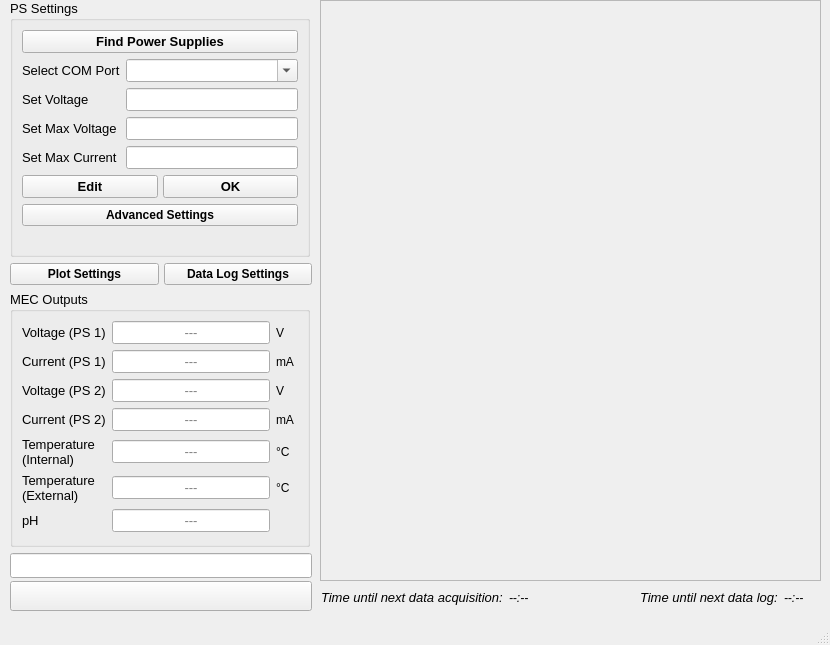
<?xml version="1.0" encoding="UTF-8"?>
<ui version="4.0">
 <class>MainWindow</class>
 <widget class="QMainWindow" name="MainWindow">
  <property name="geometry">
   <rect>
    <x>0</x>
    <y>0</y>
    <width>830</width>
    <height>645</height>
   </rect>
  </property>
  <property name="sizePolicy">
   <sizepolicy hsizetype="Fixed" vsizetype="Fixed">
    <horstretch>0</horstretch>
    <verstretch>0</verstretch>
   </sizepolicy>
  </property>
  <property name="minimumSize">
   <size>
    <width>830</width>
    <height>645</height>
   </size>
  </property>
  <property name="maximumSize">
   <size>
    <width>830</width>
    <height>645</height>
   </size>
  </property>
  <property name="windowTitle">
   <string>MainWindow</string>
  </property>
  <widget class="QWidget" name="centralwidget">
   <widget class="QWidget" name="layoutWidget">
    <property name="geometry">
     <rect>
      <x>640</x>
      <y>590</y>
      <width>181</width>
      <height>21</height>
     </rect>
    </property>
    <layout class="QFormLayout" name="formLayout_3">
     <item row="0" column="0">
      <widget class="QLabel" name="timeuntilLabel">
       <property name="maximumSize">
        <size>
         <width>16777215</width>
         <height>18</height>
        </size>
       </property>
       <property name="font">
        <font>
         <pointsize>10</pointsize>
         <italic>true</italic>
        </font>
       </property>
       <property name="text">
        <string>Time until next data log:</string>
       </property>
      </widget>
     </item>
     <item row="0" column="1">
      <widget class="QLabel" name="timerLabel">
       <property name="maximumSize">
        <size>
         <width>16777215</width>
         <height>18</height>
        </size>
       </property>
       <property name="font">
        <font>
         <italic>true</italic>
        </font>
       </property>
       <property name="text">
        <string>--:--</string>
       </property>
      </widget>
     </item>
    </layout>
   </widget>
   <widget class="QWidget" name="layoutWidget">
    <property name="geometry">
     <rect>
      <x>10</x>
      <y>0</y>
      <width>302</width>
      <height>611</height>
     </rect>
    </property>
    <layout class="QVBoxLayout" name="verticalLayout_2" stretch="0,0,0,0">
     <item>
      <widget class="QGroupBox" name="groupBox">
       <property name="minimumSize">
        <size>
         <width>300</width>
         <height>0</height>
        </size>
       </property>
       <property name="maximumSize">
        <size>
         <width>300</width>
         <height>16777215</height>
        </size>
       </property>
       <property name="font">
        <font>
         <pointsize>10</pointsize>
        </font>
       </property>
       <property name="title">
        <string>PS Settings</string>
       </property>
       <layout class="QFormLayout" name="formLayout_2">
        <item row="0" column="0" colspan="2">
         <widget class="QPushButton" name="findPSButton">
          <property name="minimumSize">
           <size>
            <width>0</width>
            <height>0</height>
           </size>
          </property>
          <property name="maximumSize">
           <size>
            <width>16777215</width>
            <height>16777215</height>
           </size>
          </property>
          <property name="font">
           <font>
            <pointsize>10</pointsize>
            <weight>75</weight>
            <bold>true</bold>
           </font>
          </property>
          <property name="text">
           <string>Find Power Supplies</string>
          </property>
         </widget>
        </item>
        <item row="1" column="0">
         <widget class="QLabel" name="portboxLabel">
          <property name="font">
           <font>
            <pointsize>10</pointsize>
           </font>
          </property>
          <property name="text">
           <string>Select COM Port</string>
          </property>
         </widget>
        </item>
        <item row="1" column="1">
         <widget class="QComboBox" name="comBox">
          <property name="maximumSize">
           <size>
            <width>16777215</width>
            <height>16777215</height>
           </size>
          </property>
          <property name="editable">
           <bool>true</bool>
          </property>
         </widget>
        </item>
        <item row="2" column="0">
         <widget class="QLabel" name="label_2">
          <property name="font">
           <font>
            <pointsize>10</pointsize>
           </font>
          </property>
          <property name="text">
           <string>Set Voltage</string>
          </property>
         </widget>
        </item>
        <item row="2" column="1">
         <widget class="QLineEdit" name="setvoltageDisplay">
          <property name="alignment">
           <set>Qt::AlignCenter</set>
          </property>
          <property name="readOnly">
           <bool>true</bool>
          </property>
         </widget>
        </item>
        <item row="3" column="0">
         <widget class="QLabel" name="label_4">
          <property name="font">
           <font>
            <pointsize>10</pointsize>
           </font>
          </property>
          <property name="text">
           <string>Set Max Voltage</string>
          </property>
         </widget>
        </item>
        <item row="3" column="1">
         <widget class="QLineEdit" name="maxvoltageDisplay">
          <property name="alignment">
           <set>Qt::AlignCenter</set>
          </property>
          <property name="readOnly">
           <bool>true</bool>
          </property>
         </widget>
        </item>
        <item row="4" column="0">
         <widget class="QLabel" name="label_3">
          <property name="font">
           <font>
            <pointsize>10</pointsize>
           </font>
          </property>
          <property name="text">
           <string>Set Max Current</string>
          </property>
         </widget>
        </item>
        <item row="4" column="1">
         <widget class="QLineEdit" name="maxcurrentDisplay">
          <property name="alignment">
           <set>Qt::AlignCenter</set>
          </property>
          <property name="readOnly">
           <bool>true</bool>
          </property>
         </widget>
        </item>
        <item row="5" column="0" colspan="2">
         <layout class="QHBoxLayout" name="horizontalLayout_2">
          <property name="spacing">
           <number>5</number>
          </property>
          <item>
           <widget class="QPushButton" name="settingsEditButton">
            <property name="minimumSize">
             <size>
              <width>0</width>
              <height>0</height>
             </size>
            </property>
            <property name="maximumSize">
             <size>
              <width>16777215</width>
              <height>16777215</height>
             </size>
            </property>
            <property name="font">
             <font>
              <pointsize>10</pointsize>
              <weight>75</weight>
              <bold>true</bold>
             </font>
            </property>
            <property name="text">
             <string>Edit</string>
            </property>
           </widget>
          </item>
          <item>
           <widget class="QPushButton" name="settingsOKButton">
            <property name="minimumSize">
             <size>
              <width>0</width>
              <height>0</height>
             </size>
            </property>
            <property name="maximumSize">
             <size>
              <width>16777215</width>
              <height>16777215</height>
             </size>
            </property>
            <property name="font">
             <font>
              <pointsize>10</pointsize>
              <weight>75</weight>
              <bold>true</bold>
             </font>
            </property>
            <property name="text">
             <string>OK</string>
            </property>
           </widget>
          </item>
         </layout>
        </item>
        <item row="6" column="0" colspan="2">
         <widget class="QPushButton" name="advsetButton">
          <property name="minimumSize">
           <size>
            <width>0</width>
            <height>0</height>
           </size>
          </property>
          <property name="maximumSize">
           <size>
            <width>16777215</width>
            <height>16777215</height>
           </size>
          </property>
          <property name="font">
           <font>
            <pointsize>9</pointsize>
            <weight>75</weight>
            <bold>true</bold>
           </font>
          </property>
          <property name="text">
           <string>Advanced Settings</string>
          </property>
         </widget>
        </item>
       </layout>
      </widget>
     </item>
     <item>
      <layout class="QHBoxLayout" name="horizontalLayout_5">
       <property name="spacing">
        <number>5</number>
       </property>
       <property name="rightMargin">
        <number>0</number>
       </property>
       <item>
        <widget class="QPushButton" name="plotsetButton">
         <property name="minimumSize">
          <size>
           <width>0</width>
           <height>0</height>
          </size>
         </property>
         <property name="maximumSize">
          <size>
           <width>16777215</width>
           <height>16777215</height>
          </size>
         </property>
         <property name="font">
          <font>
           <pointsize>9</pointsize>
           <weight>75</weight>
           <bold>true</bold>
          </font>
         </property>
         <property name="text">
          <string>Plot Settings</string>
         </property>
        </widget>
       </item>
       <item>
        <widget class="QPushButton" name="datalogButton">
         <property name="minimumSize">
          <size>
           <width>0</width>
           <height>0</height>
          </size>
         </property>
         <property name="maximumSize">
          <size>
           <width>16777215</width>
           <height>16777215</height>
          </size>
         </property>
         <property name="font">
          <font>
           <pointsize>9</pointsize>
           <weight>75</weight>
           <bold>true</bold>
          </font>
         </property>
         <property name="text">
          <string>Data Log Settings</string>
         </property>
        </widget>
       </item>
      </layout>
     </item>
     <item>
      <widget class="QGroupBox" name="groupBox_2">
       <property name="minimumSize">
        <size>
         <width>300</width>
         <height>0</height>
        </size>
       </property>
       <property name="maximumSize">
        <size>
         <width>300</width>
         <height>16777215</height>
        </size>
       </property>
       <property name="font">
        <font>
         <pointsize>10</pointsize>
        </font>
       </property>
       <property name="title">
        <string>MEC Outputs </string>
       </property>
       <layout class="QFormLayout" name="formLayout">
        <item row="0" column="0">
         <widget class="QLabel" name="label_5">
          <property name="text">
           <string>Voltage (PS 1)</string>
          </property>
         </widget>
        </item>
        <item row="0" column="1">
         <layout class="QHBoxLayout" name="horizontalLayout_6">
          <item>
           <widget class="QLineEdit" name="voltageDisplay">
            <property name="maximumSize">
             <size>
              <width>16777215</width>
              <height>16777215</height>
             </size>
            </property>
            <property name="font">
             <font>
              <pointsize>10</pointsize>
             </font>
            </property>
            <property name="cursor">
             <cursorShape>ArrowCursor</cursorShape>
            </property>
            <property name="alignment">
             <set>Qt::AlignCenter</set>
            </property>
            <property name="readOnly">
             <bool>true</bool>
            </property>
            <property name="placeholderText">
             <string>---</string>
            </property>
           </widget>
          </item>
          <item>
           <widget class="QLabel" name="currentunitLabel_2">
            <property name="minimumSize">
             <size>
              <width>22</width>
              <height>0</height>
             </size>
            </property>
            <property name="maximumSize">
             <size>
              <width>16777215</width>
              <height>16777215</height>
             </size>
            </property>
            <property name="font">
             <font>
              <pointsize>9</pointsize>
             </font>
            </property>
            <property name="text">
             <string>V</string>
            </property>
           </widget>
          </item>
         </layout>
        </item>
        <item row="1" column="0">
         <widget class="QLabel" name="currentLabel">
          <property name="font">
           <font>
            <pointsize>10</pointsize>
           </font>
          </property>
          <property name="autoFillBackground">
           <bool>false</bool>
          </property>
          <property name="text">
           <string>Current (PS 1)</string>
          </property>
         </widget>
        </item>
        <item row="1" column="1">
         <layout class="QHBoxLayout" name="horizontalLayout">
          <item>
           <widget class="QLineEdit" name="currentDisplay">
            <property name="maximumSize">
             <size>
              <width>16777215</width>
              <height>16777215</height>
             </size>
            </property>
            <property name="font">
             <font>
              <pointsize>10</pointsize>
             </font>
            </property>
            <property name="cursor">
             <cursorShape>ArrowCursor</cursorShape>
            </property>
            <property name="alignment">
             <set>Qt::AlignCenter</set>
            </property>
            <property name="readOnly">
             <bool>true</bool>
            </property>
            <property name="placeholderText">
             <string>---</string>
            </property>
           </widget>
          </item>
          <item>
           <widget class="QLabel" name="currentunitLabel">
            <property name="minimumSize">
             <size>
              <width>22</width>
              <height>0</height>
             </size>
            </property>
            <property name="maximumSize">
             <size>
              <width>16777215</width>
              <height>16777215</height>
             </size>
            </property>
            <property name="font">
             <font>
              <pointsize>9</pointsize>
             </font>
            </property>
            <property name="text">
             <string>mA</string>
            </property>
           </widget>
          </item>
         </layout>
        </item>
        <item row="4" column="0">
         <widget class="QLabel" name="tempLabel">
          <property name="maximumSize">
           <size>
            <width>80</width>
            <height>16777215</height>
           </size>
          </property>
          <property name="font">
           <font>
            <pointsize>10</pointsize>
           </font>
          </property>
          <property name="text">
           <string>Temperature (Internal)</string>
          </property>
          <property name="wordWrap">
           <bool>true</bool>
          </property>
         </widget>
        </item>
        <item row="4" column="1">
         <layout class="QHBoxLayout" name="horizontalLayout_3">
          <item>
           <widget class="QLineEdit" name="tempDisplay1">
            <property name="maximumSize">
             <size>
              <width>16777215</width>
              <height>16777215</height>
             </size>
            </property>
            <property name="font">
             <font>
              <pointsize>10</pointsize>
             </font>
            </property>
            <property name="cursor">
             <cursorShape>ArrowCursor</cursorShape>
            </property>
            <property name="alignment">
             <set>Qt::AlignCenter</set>
            </property>
            <property name="dragEnabled">
             <bool>false</bool>
            </property>
            <property name="readOnly">
             <bool>true</bool>
            </property>
            <property name="placeholderText">
             <string>---</string>
            </property>
           </widget>
          </item>
          <item>
           <widget class="QLabel" name="tempunitLabel">
            <property name="minimumSize">
             <size>
              <width>22</width>
              <height>0</height>
             </size>
            </property>
            <property name="maximumSize">
             <size>
              <width>16777215</width>
              <height>16777215</height>
             </size>
            </property>
            <property name="font">
             <font>
              <pointsize>9</pointsize>
             </font>
            </property>
            <property name="text">
             <string>°C </string>
            </property>
           </widget>
          </item>
         </layout>
        </item>
        <item row="5" column="0">
         <widget class="QLabel" name="tempLabel_2">
          <property name="maximumSize">
           <size>
            <width>80</width>
            <height>16777215</height>
           </size>
          </property>
          <property name="font">
           <font>
            <pointsize>10</pointsize>
           </font>
          </property>
          <property name="text">
           <string>Temperature (External)</string>
          </property>
          <property name="wordWrap">
           <bool>true</bool>
          </property>
         </widget>
        </item>
        <item row="5" column="1">
         <layout class="QHBoxLayout" name="horizontalLayout_7">
          <item>
           <widget class="QLineEdit" name="tempDisplay2">
            <property name="maximumSize">
             <size>
              <width>16777215</width>
              <height>16777215</height>
             </size>
            </property>
            <property name="font">
             <font>
              <pointsize>10</pointsize>
             </font>
            </property>
            <property name="cursor">
             <cursorShape>ArrowCursor</cursorShape>
            </property>
            <property name="alignment">
             <set>Qt::AlignCenter</set>
            </property>
            <property name="dragEnabled">
             <bool>false</bool>
            </property>
            <property name="readOnly">
             <bool>true</bool>
            </property>
            <property name="placeholderText">
             <string>---</string>
            </property>
           </widget>
          </item>
          <item>
           <widget class="QLabel" name="tempunitLabel_2">
            <property name="minimumSize">
             <size>
              <width>22</width>
              <height>0</height>
             </size>
            </property>
            <property name="maximumSize">
             <size>
              <width>16777215</width>
              <height>16777215</height>
             </size>
            </property>
            <property name="font">
             <font>
              <pointsize>9</pointsize>
             </font>
            </property>
            <property name="text">
             <string>°C </string>
            </property>
           </widget>
          </item>
         </layout>
        </item>
        <item row="6" column="0">
         <widget class="QLabel" name="pHLabel">
          <property name="font">
           <font>
            <pointsize>10</pointsize>
           </font>
          </property>
          <property name="text">
           <string>pH</string>
          </property>
         </widget>
        </item>
        <item row="6" column="1">
         <layout class="QHBoxLayout" name="horizontalLayout_4">
          <item>
           <widget class="QLineEdit" name="pHDisplay">
            <property name="maximumSize">
             <size>
              <width>16777215</width>
              <height>16777215</height>
             </size>
            </property>
            <property name="font">
             <font>
              <pointsize>10</pointsize>
             </font>
            </property>
            <property name="cursor">
             <cursorShape>ArrowCursor</cursorShape>
            </property>
            <property name="alignment">
             <set>Qt::AlignCenter</set>
            </property>
            <property name="readOnly">
             <bool>true</bool>
            </property>
            <property name="placeholderText">
             <string>---</string>
            </property>
           </widget>
          </item>
          <item>
           <widget class="QLabel" name="pHblankLabel">
            <property name="minimumSize">
             <size>
              <width>22</width>
              <height>0</height>
             </size>
            </property>
            <property name="maximumSize">
             <size>
              <width>16777215</width>
              <height>16777215</height>
             </size>
            </property>
            <property name="text">
             <string/>
            </property>
           </widget>
          </item>
         </layout>
        </item>
        <item row="2" column="0">
         <widget class="QLabel" name="label_6">
          <property name="text">
           <string>Voltage (PS 2)</string>
          </property>
         </widget>
        </item>
        <item row="3" column="0">
         <widget class="QLabel" name="currentLabel_2">
          <property name="font">
           <font>
            <pointsize>10</pointsize>
           </font>
          </property>
          <property name="autoFillBackground">
           <bool>false</bool>
          </property>
          <property name="text">
           <string>Current (PS 2)</string>
          </property>
         </widget>
        </item>
        <item row="2" column="1">
         <layout class="QHBoxLayout" name="horizontalLayout_9">
          <item>
           <widget class="QLineEdit" name="voltageDisplay2">
            <property name="maximumSize">
             <size>
              <width>16777215</width>
              <height>16777215</height>
             </size>
            </property>
            <property name="font">
             <font>
              <pointsize>10</pointsize>
             </font>
            </property>
            <property name="cursor">
             <cursorShape>ArrowCursor</cursorShape>
            </property>
            <property name="alignment">
             <set>Qt::AlignCenter</set>
            </property>
            <property name="readOnly">
             <bool>true</bool>
            </property>
            <property name="placeholderText">
             <string>---</string>
            </property>
           </widget>
          </item>
          <item>
           <widget class="QLabel" name="currentunitLabel_4">
            <property name="minimumSize">
             <size>
              <width>22</width>
              <height>0</height>
             </size>
            </property>
            <property name="maximumSize">
             <size>
              <width>16777215</width>
              <height>16777215</height>
             </size>
            </property>
            <property name="font">
             <font>
              <pointsize>9</pointsize>
             </font>
            </property>
            <property name="text">
             <string>V</string>
            </property>
           </widget>
          </item>
         </layout>
        </item>
        <item row="3" column="1">
         <layout class="QHBoxLayout" name="horizontalLayout_10">
          <item>
           <widget class="QLineEdit" name="currentDisplay2">
            <property name="maximumSize">
             <size>
              <width>16777215</width>
              <height>16777215</height>
             </size>
            </property>
            <property name="font">
             <font>
              <pointsize>10</pointsize>
             </font>
            </property>
            <property name="cursor">
             <cursorShape>ArrowCursor</cursorShape>
            </property>
            <property name="alignment">
             <set>Qt::AlignCenter</set>
            </property>
            <property name="readOnly">
             <bool>true</bool>
            </property>
            <property name="placeholderText">
             <string>---</string>
            </property>
           </widget>
          </item>
          <item>
           <widget class="QLabel" name="currentunitLabel_5">
            <property name="minimumSize">
             <size>
              <width>22</width>
              <height>0</height>
             </size>
            </property>
            <property name="maximumSize">
             <size>
              <width>16777215</width>
              <height>16777215</height>
             </size>
            </property>
            <property name="font">
             <font>
              <pointsize>9</pointsize>
             </font>
            </property>
            <property name="text">
             <string>mA</string>
            </property>
           </widget>
          </item>
         </layout>
        </item>
       </layout>
      </widget>
     </item>
     <item>
      <layout class="QVBoxLayout" name="verticalLayout">
       <property name="spacing">
        <number>3</number>
       </property>
       <property name="sizeConstraint">
        <enum>QLayout::SetMaximumSize</enum>
       </property>
       <item>
        <widget class="QLineEdit" name="onlineDisplay">
         <property name="minimumSize">
          <size>
           <width>0</width>
           <height>25</height>
          </size>
         </property>
         <property name="maximumSize">
          <size>
           <width>16777215</width>
           <height>25</height>
          </size>
         </property>
         <property name="font">
          <font>
           <pointsize>10</pointsize>
          </font>
         </property>
         <property name="cursor">
          <cursorShape>ArrowCursor</cursorShape>
         </property>
         <property name="text">
          <string/>
         </property>
         <property name="alignment">
          <set>Qt::AlignCenter</set>
         </property>
         <property name="readOnly">
          <bool>true</bool>
         </property>
        </widget>
       </item>
       <item>
        <widget class="QPushButton" name="startButton">
         <property name="minimumSize">
          <size>
           <width>0</width>
           <height>30</height>
          </size>
         </property>
         <property name="maximumSize">
          <size>
           <width>16777215</width>
           <height>30</height>
          </size>
         </property>
         <property name="font">
          <font>
           <pointsize>9</pointsize>
           <weight>75</weight>
           <bold>true</bold>
          </font>
         </property>
         <property name="text">
          <string/>
         </property>
         <property name="checkable">
          <bool>true</bool>
         </property>
        </widget>
       </item>
      </layout>
     </item>
    </layout>
   </widget>
   <widget class="QScrollArea" name="graphingArea">
    <property name="geometry">
     <rect>
      <x>320</x>
      <y>0</y>
      <width>501</width>
      <height>581</height>
     </rect>
    </property>
    <property name="widgetResizable">
     <bool>true</bool>
    </property>
    <widget class="QWidget" name="graphingAreaWidgetContents">
     <property name="geometry">
      <rect>
       <x>0</x>
       <y>0</y>
       <width>499</width>
       <height>579</height>
      </rect>
     </property>
    </widget>
   </widget>
   <widget class="QWidget" name="layoutWidget_2">
    <property name="geometry">
     <rect>
      <x>321</x>
      <y>590</y>
      <width>261</width>
      <height>21</height>
     </rect>
    </property>
    <layout class="QFormLayout" name="formLayout_5">
     <item row="0" column="0">
      <widget class="QLabel" name="timeuntilLabel_3">
       <property name="maximumSize">
        <size>
         <width>16777215</width>
         <height>18</height>
        </size>
       </property>
       <property name="font">
        <font>
         <pointsize>10</pointsize>
         <italic>true</italic>
        </font>
       </property>
       <property name="text">
        <string>Time until next data acquisition:</string>
       </property>
      </widget>
     </item>
     <item row="0" column="1">
      <widget class="QLabel" name="acquisitionTimerLabel">
       <property name="maximumSize">
        <size>
         <width>16777215</width>
         <height>18</height>
        </size>
       </property>
       <property name="font">
        <font>
         <italic>true</italic>
        </font>
       </property>
       <property name="text">
        <string>--:--</string>
       </property>
      </widget>
     </item>
    </layout>
   </widget>
  </widget>
  <widget class="QStatusBar" name="statusbar"/>
 </widget>
 <resources/>
 <connections/>
</ui>
